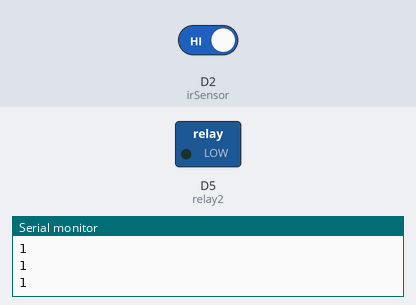
A sketch run on a simulated ESP8266 (NodeMCU). Parts: switched loads named in the sketch (green lamp = pin HIGH), the last lines printed to the serial monitor. The inputs (shaded band) are chosen by the test bench; at power-on: D2 (irSensor) HIGH.

Above: at 2.8 s.
2.9 s: D2 (irSensor) driven LOW
At 3.7 s:
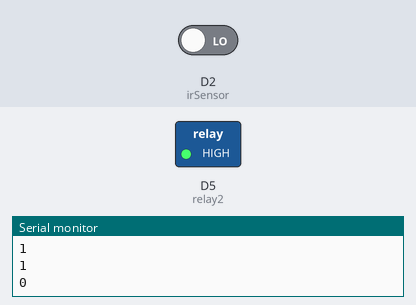
4.5 s: D2 (irSensor) driven HIGH
At 5.3 s:
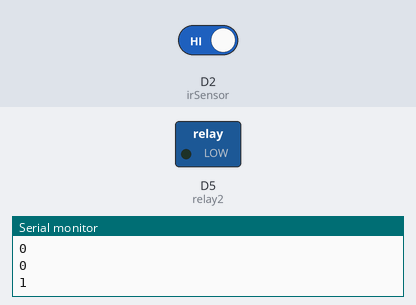
Timing chart, 0 to 7.5 s (numbered marks = the images above; inputs shaded):
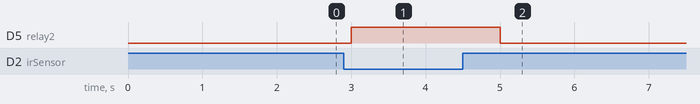

Measured:
- after the input at 2.9 s, D5 (relay2): LOW → HIGH after 0.10 s
- after the input at 4.5 s, D5 (relay2): HIGH → LOW after 0.50 s

The sketch:

Automation_With_IRsensor.ino
```cpp
int irSensor = D2; // declaring the pin where IR sensor is attached
int relay2 = D5;

void setup() {


  pinMode(irSensor, INPUT); // setting the pin to take input from the IR sensor
  pinMode(relay2, OUTPUT);
   Serial.begin(9600);
}

void loop() {
  int buttonstate = digitalRead(irSensor); //reading the input
  Serial.println(buttonstate);
  if(buttonstate == 0){ //if an object is detected the value turns 0


    digitalWrite(D2,HIGH);//turn on indicator
    digitalWrite(D5,HIGH);
    }
  else{

    digitalWrite(D2,LOW);//turn off indicator
    digitalWrite(D5,LOW);
    }
  delay(1000);
}
```
